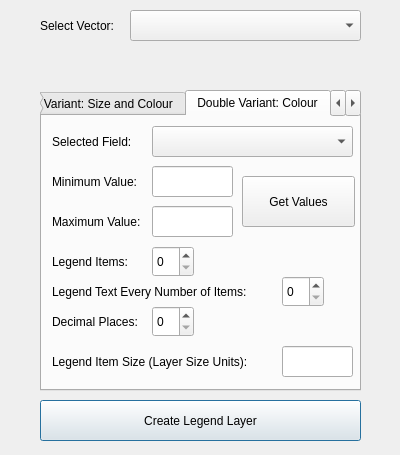
<?xml version="1.0" encoding="UTF-8"?>
<ui version="4.0">
 <class>whole_dialog</class>
 <widget class="QDialog" name="whole_dialog">
  <property name="windowModality">
   <enum>Qt::NonModal</enum>
  </property>
  <property name="geometry">
   <rect>
    <x>0</x>
    <y>0</y>
    <width>400</width>
    <height>455</height>
   </rect>
  </property>
  <property name="sizePolicy">
   <sizepolicy hsizetype="Fixed" vsizetype="Fixed">
    <horstretch>0</horstretch>
    <verstretch>0</verstretch>
   </sizepolicy>
  </property>
  <property name="minimumSize">
   <size>
    <width>400</width>
    <height>455</height>
   </size>
  </property>
  <property name="maximumSize">
   <size>
    <width>400</width>
    <height>455</height>
   </size>
  </property>
  <property name="windowTitle">
   <string>uy</string>
  </property>
  <widget class="QPushButton" name="create_legend">
   <property name="geometry">
    <rect>
     <x>40</x>
     <y>400</y>
     <width>321</width>
     <height>41</height>
    </rect>
   </property>
   <property name="text">
    <string>Create Legend Layer</string>
   </property>
  </widget>
  <widget class="QTabWidget" name="variant_selector">
   <property name="geometry">
    <rect>
     <x>40</x>
     <y>90</y>
     <width>321</width>
     <height>301</height>
    </rect>
   </property>
   <property name="currentIndex">
    <number>1</number>
   </property>
   <widget class="QWidget" name="tab_1">
    <attribute name="title">
     <string>Single Variant: Size and Colour</string>
    </attribute>
    <widget class="QLabel" name="label_2">
     <property name="geometry">
      <rect>
       <x>10</x>
       <y>10</y>
       <width>91</width>
       <height>31</height>
      </rect>
     </property>
     <property name="text">
      <string>Selected Field:</string>
     </property>
    </widget>
    <widget class="QgsFieldComboBox" name="field_names">
     <property name="geometry">
      <rect>
       <x>110</x>
       <y>10</y>
       <width>201</width>
       <height>31</height>
      </rect>
     </property>
    </widget>
    <widget class="QLabel" name="label_3">
     <property name="geometry">
      <rect>
       <x>10</x>
       <y>130</y>
       <width>91</width>
       <height>31</height>
      </rect>
     </property>
     <property name="text">
      <string>Legend Items:</string>
     </property>
    </widget>
    <widget class="QSpinBox" name="legend_item_count">
     <property name="geometry">
      <rect>
       <x>110</x>
       <y>130</y>
       <width>42</width>
       <height>31</height>
      </rect>
     </property>
    </widget>
    <widget class="QLabel" name="label_4">
     <property name="geometry">
      <rect>
       <x>10</x>
       <y>160</y>
       <width>221</width>
       <height>31</height>
      </rect>
     </property>
     <property name="text">
      <string>Legend Text Every Number of Items:</string>
     </property>
    </widget>
    <widget class="QSpinBox" name="legend_text_every">
     <property name="geometry">
      <rect>
       <x>240</x>
       <y>160</y>
       <width>42</width>
       <height>31</height>
      </rect>
     </property>
    </widget>
    <widget class="QLabel" name="label_5">
     <property name="geometry">
      <rect>
       <x>10</x>
       <y>190</y>
       <width>101</width>
       <height>31</height>
      </rect>
     </property>
     <property name="text">
      <string>Decimal Places:</string>
     </property>
    </widget>
    <widget class="QSpinBox" name="decimal_places">
     <property name="geometry">
      <rect>
       <x>110</x>
       <y>190</y>
       <width>42</width>
       <height>31</height>
      </rect>
     </property>
    </widget>
    <widget class="QLabel" name="label_6">
     <property name="geometry">
      <rect>
       <x>10</x>
       <y>50</y>
       <width>101</width>
       <height>31</height>
      </rect>
     </property>
     <property name="text">
      <string>Minimum Value:</string>
     </property>
    </widget>
    <widget class="QLineEdit" name="min_value">
     <property name="geometry">
      <rect>
       <x>110</x>
       <y>50</y>
       <width>81</width>
       <height>31</height>
      </rect>
     </property>
    </widget>
    <widget class="QLabel" name="label_7">
     <property name="geometry">
      <rect>
       <x>10</x>
       <y>90</y>
       <width>101</width>
       <height>31</height>
      </rect>
     </property>
     <property name="text">
      <string>Maximum Value:</string>
     </property>
    </widget>
    <widget class="QLineEdit" name="max_value">
     <property name="geometry">
      <rect>
       <x>110</x>
       <y>90</y>
       <width>81</width>
       <height>31</height>
      </rect>
     </property>
    </widget>
    <widget class="QPushButton" name="get_min_max">
     <property name="geometry">
      <rect>
       <x>200</x>
       <y>60</y>
       <width>113</width>
       <height>51</height>
      </rect>
     </property>
     <property name="text">
      <string>Get Values</string>
     </property>
    </widget>
   </widget>
   <widget class="QWidget" name="tab_3">
    <attribute name="title">
     <string>Double Variant: Colour</string>
    </attribute>
    <widget class="QLabel" name="label_14">
     <property name="geometry">
      <rect>
       <x>10</x>
       <y>50</y>
       <width>101</width>
       <height>31</height>
      </rect>
     </property>
     <property name="text">
      <string>Minimum Value:</string>
     </property>
    </widget>
    <widget class="QSpinBox" name="decimal_places_3">
     <property name="geometry">
      <rect>
       <x>110</x>
       <y>190</y>
       <width>42</width>
       <height>31</height>
      </rect>
     </property>
    </widget>
    <widget class="QLabel" name="label_15">
     <property name="geometry">
      <rect>
       <x>10</x>
       <y>190</y>
       <width>101</width>
       <height>31</height>
      </rect>
     </property>
     <property name="text">
      <string>Decimal Places:</string>
     </property>
    </widget>
    <widget class="QLabel" name="label_16">
     <property name="geometry">
      <rect>
       <x>10</x>
       <y>10</y>
       <width>91</width>
       <height>31</height>
      </rect>
     </property>
     <property name="text">
      <string>Selected Field:</string>
     </property>
    </widget>
    <widget class="QPushButton" name="get_min_max_3">
     <property name="geometry">
      <rect>
       <x>200</x>
       <y>60</y>
       <width>113</width>
       <height>51</height>
      </rect>
     </property>
     <property name="text">
      <string>Get Values</string>
     </property>
    </widget>
    <widget class="QSpinBox" name="legend_text_every_3">
     <property name="geometry">
      <rect>
       <x>240</x>
       <y>160</y>
       <width>42</width>
       <height>31</height>
      </rect>
     </property>
    </widget>
    <widget class="QLineEdit" name="min_value_3">
     <property name="geometry">
      <rect>
       <x>110</x>
       <y>50</y>
       <width>81</width>
       <height>31</height>
      </rect>
     </property>
    </widget>
    <widget class="QLabel" name="label_17">
     <property name="geometry">
      <rect>
       <x>10</x>
       <y>130</y>
       <width>91</width>
       <height>31</height>
      </rect>
     </property>
     <property name="text">
      <string>Legend Items:</string>
     </property>
    </widget>
    <widget class="QLabel" name="label_18">
     <property name="geometry">
      <rect>
       <x>10</x>
       <y>90</y>
       <width>101</width>
       <height>31</height>
      </rect>
     </property>
     <property name="text">
      <string>Maximum Value:</string>
     </property>
    </widget>
    <widget class="QLineEdit" name="max_value_3">
     <property name="geometry">
      <rect>
       <x>110</x>
       <y>90</y>
       <width>81</width>
       <height>31</height>
      </rect>
     </property>
    </widget>
    <widget class="QLabel" name="label_19">
     <property name="geometry">
      <rect>
       <x>10</x>
       <y>160</y>
       <width>221</width>
       <height>31</height>
      </rect>
     </property>
     <property name="text">
      <string>Legend Text Every Number of Items:</string>
     </property>
    </widget>
    <widget class="QSpinBox" name="legend_item_count_3">
     <property name="geometry">
      <rect>
       <x>110</x>
       <y>130</y>
       <width>42</width>
       <height>31</height>
      </rect>
     </property>
    </widget>
    <widget class="QgsFieldComboBox" name="field_names_3">
     <property name="geometry">
      <rect>
       <x>110</x>
       <y>10</y>
       <width>201</width>
       <height>31</height>
      </rect>
     </property>
    </widget>
    <widget class="QLabel" name="label_21">
     <property name="geometry">
      <rect>
       <x>10</x>
       <y>230</y>
       <width>231</width>
       <height>31</height>
      </rect>
     </property>
     <property name="text">
      <string>Legend Item Size (Layer Size Units):</string>
     </property>
    </widget>
    <widget class="QLineEdit" name="legend_item_size_3">
     <property name="geometry">
      <rect>
       <x>240</x>
       <y>230</y>
       <width>71</width>
       <height>31</height>
      </rect>
     </property>
    </widget>
   </widget>
   <widget class="QWidget" name="tab_2">
    <attribute name="title">
     <string>Double Variant: Size</string>
    </attribute>
    <widget class="QLabel" name="label_8">
     <property name="geometry">
      <rect>
       <x>10</x>
       <y>10</y>
       <width>91</width>
       <height>31</height>
      </rect>
     </property>
     <property name="text">
      <string>Selected Field:</string>
     </property>
    </widget>
    <widget class="QLineEdit" name="min_value_2">
     <property name="geometry">
      <rect>
       <x>110</x>
       <y>50</y>
       <width>81</width>
       <height>31</height>
      </rect>
     </property>
    </widget>
    <widget class="QLabel" name="label_9">
     <property name="geometry">
      <rect>
       <x>10</x>
       <y>190</y>
       <width>101</width>
       <height>31</height>
      </rect>
     </property>
     <property name="text">
      <string>Decimal Places:</string>
     </property>
    </widget>
    <widget class="QLineEdit" name="max_value_2">
     <property name="geometry">
      <rect>
       <x>110</x>
       <y>90</y>
       <width>81</width>
       <height>31</height>
      </rect>
     </property>
    </widget>
    <widget class="QSpinBox" name="legend_item_count_2">
     <property name="geometry">
      <rect>
       <x>110</x>
       <y>130</y>
       <width>42</width>
       <height>31</height>
      </rect>
     </property>
    </widget>
    <widget class="QSpinBox" name="decimal_places_2">
     <property name="geometry">
      <rect>
       <x>110</x>
       <y>190</y>
       <width>42</width>
       <height>31</height>
      </rect>
     </property>
    </widget>
    <widget class="QLabel" name="label_10">
     <property name="geometry">
      <rect>
       <x>10</x>
       <y>130</y>
       <width>91</width>
       <height>31</height>
      </rect>
     </property>
     <property name="text">
      <string>Legend Items:</string>
     </property>
    </widget>
    <widget class="QLabel" name="label_11">
     <property name="geometry">
      <rect>
       <x>10</x>
       <y>50</y>
       <width>101</width>
       <height>31</height>
      </rect>
     </property>
     <property name="text">
      <string>Minimum Value:</string>
     </property>
    </widget>
    <widget class="QSpinBox" name="legend_text_every_2">
     <property name="geometry">
      <rect>
       <x>240</x>
       <y>160</y>
       <width>42</width>
       <height>31</height>
      </rect>
     </property>
    </widget>
    <widget class="QLabel" name="label_12">
     <property name="geometry">
      <rect>
       <x>10</x>
       <y>160</y>
       <width>221</width>
       <height>31</height>
      </rect>
     </property>
     <property name="text">
      <string>Legend Text Every Number of Items:</string>
     </property>
    </widget>
    <widget class="QgsFieldComboBox" name="field_names_2">
     <property name="geometry">
      <rect>
       <x>110</x>
       <y>10</y>
       <width>201</width>
       <height>31</height>
      </rect>
     </property>
    </widget>
    <widget class="QPushButton" name="get_min_max_2">
     <property name="geometry">
      <rect>
       <x>200</x>
       <y>60</y>
       <width>113</width>
       <height>51</height>
      </rect>
     </property>
     <property name="text">
      <string>Get Values</string>
     </property>
    </widget>
    <widget class="QLabel" name="label_13">
     <property name="geometry">
      <rect>
       <x>10</x>
       <y>90</y>
       <width>101</width>
       <height>31</height>
      </rect>
     </property>
     <property name="text">
      <string>Maximum Value:</string>
     </property>
    </widget>
    <widget class="QgsColorButton" name="legend_colour_2">
     <property name="geometry">
      <rect>
       <x>130</x>
       <y>230</y>
       <width>120</width>
       <height>28</height>
      </rect>
     </property>
    </widget>
    <widget class="QLabel" name="label_20">
     <property name="geometry">
      <rect>
       <x>10</x>
       <y>230</y>
       <width>121</width>
       <height>31</height>
      </rect>
     </property>
     <property name="text">
      <string>Legend Item Color:</string>
     </property>
    </widget>
   </widget>
  </widget>
  <widget class="QLabel" name="label">
   <property name="geometry">
    <rect>
     <x>40</x>
     <y>10</y>
     <width>91</width>
     <height>31</height>
    </rect>
   </property>
   <property name="text">
    <string>Select Vector:</string>
   </property>
  </widget>
  <widget class="QgsMapLayerComboBox" name="vector_layers">
   <property name="geometry">
    <rect>
     <x>130</x>
     <y>10</y>
     <width>231</width>
     <height>31</height>
    </rect>
   </property>
  </widget>
  <widget class="QLabel" name="information_label">
   <property name="geometry">
    <rect>
     <x>40</x>
     <y>50</y>
     <width>321</width>
     <height>31</height>
    </rect>
   </property>
   <property name="text">
    <string/>
   </property>
  </widget>
 </widget>
 <customwidgets>
  <customwidget>
   <class>QgsColorButton</class>
   <extends>QToolButton</extends>
   <header>qgscolorbutton.h</header>
  </customwidget>
  <customwidget>
   <class>QgsFieldComboBox</class>
   <extends>QComboBox</extends>
   <header>qgsfieldcombobox.h</header>
  </customwidget>
  <customwidget>
   <class>QgsMapLayerComboBox</class>
   <extends>QComboBox</extends>
   <header>qgsmaplayercombobox.h</header>
  </customwidget>
 </customwidgets>
 <resources/>
 <connections/>
</ui>
